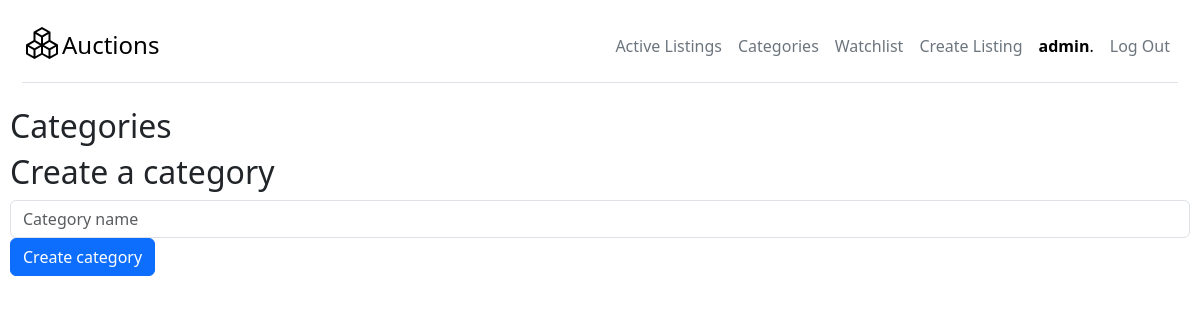
The app's page /categories (signed in), older data.
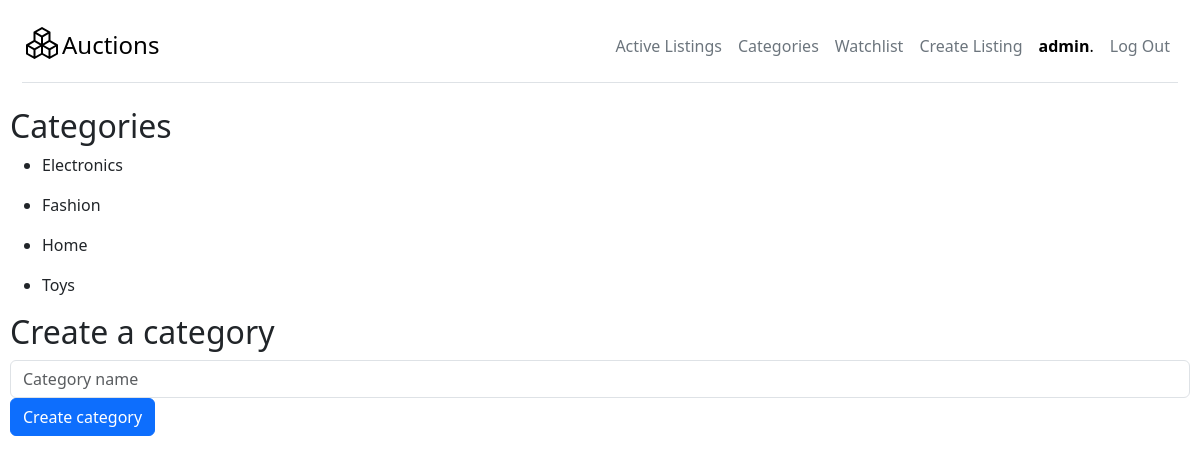
The same page, newer data.
### auctions/models.py (models this page shows)
class User(AbstractUser):
    def __str__(self):
        return f"{self.username}"

class Category(models.Model):
    name = models.CharField(max_length=64)
    class Meta:
        ordering = ["name"]
    def __str__(self):
        return f"{self.name}"

### auctions/views.py (the view, shortened to what this page needs)
# urls.py: path("categories", views.create_categories, name="categories"),
def create_categories(request):
    if request.method == "GET":
        categories = Category.objects.all()
        return render(request, "auctions/categories.html", {"categories": categories})

### auctions/templates/auctions/categories.html (shortened to what this page needs)
{% extends "auctions/layout.html" %}
{% block body %}
{% if user.is_authenticated %}
<h2>Categories</h2>
{% for category in categories %}
<ul>
    <li>{{ category }}</li>
</ul>
{% endfor %}
<h2>Create a category</h2>
<form action="{% url 'categories' %}" method="POST">
    <div class="form-group">
        <input class="form-control" type="text" name="category" placeholder="Category name">
    </div>
    <input class="btn btn-primary" type="submit" value="Create category">
</form>
{% else %}
<p>You need to <a href="{% url 'login' %}">login</a> or <a href="{% url 'register' %}">register</a></p>
{% endif %}
{% endblock %}

### auctions/templates/auctions/layout.html (shortened to what this page needs)
{% load static %}
<!DOCTYPE html>
<html lang="en">
<head>
    <link href="https://cdn.jsdelivr.net/npm/bootstrap@5.3.0/dist/css/bootstrap.min.css" rel="stylesheet"
>
    <link href="{% static 'auctions/styles.css' %}" rel="stylesheet">
</head>
<body>
    <div class="container-fluid">
        <header
            class="d-flex flex-wrap align-items-center justify-content-center justify-content-md-between py-3 mb-4 border-bottom">
            <div class="col-md-3 mb-2 mb-md-0">
                <a href="/" class="d-inline-flex link-body-emphasis text-decoration-none">
                     <span class="fs-4">Auctions</span>
                </a>
            </div>
            <ul class="nav col-12 col-md-auto mb-2 justify-content-center mb-md-0">
                <li>
                    <a href="{% url 'index' %}" class="nav-link px-2 link-secondary">Active Listings</a>
                </li>
                {% if user.is_authenticated %}
                <li><a href="{% url 'categories' %}" class="nav-link px-2 link-secondary">Categories</a></li>
                <li><a href="{% url 'create' %}" class="nav-link px-2 link-secondary">Watchlist</a></li>
                <li><a href="{% url 'create' %}" class="nav-link px-2 link-secondary">Create Listing</a></li>
                <li><a href="{% url 'user' %}" class="nav-link px-2 link-body-emphasis">
                        <strong>{{ user.username }}</strong>.
                    </a></li>
                <li><a href="{% url 'logout' %}" class="nav-link px-2 link-secondary">Log Out</a></li>
                {% else %}
            </ul>
            <div class="col-md-3 text-end">
                <a class="btn btn-outline-primary me-2" href="{% url 'login' %}" role="button">Log In</a>
                <a class="btn btn-primary" href="{% url 'register' %}" role="button">Register</a>
            </div>
            {% endif %}
        </header>
    </div>
    {% block body %}
    {% endblock %}
</body>
</html>

### auctions/static/auctions/styles.css (style rules this page uses)
body { padding: 10px; }

Row changes from the older to the newer data that the page shows:
added Category: name "Electronics"
added Category: name "Fashion"
added Category: name "Home"
added Category: name "Toys"
